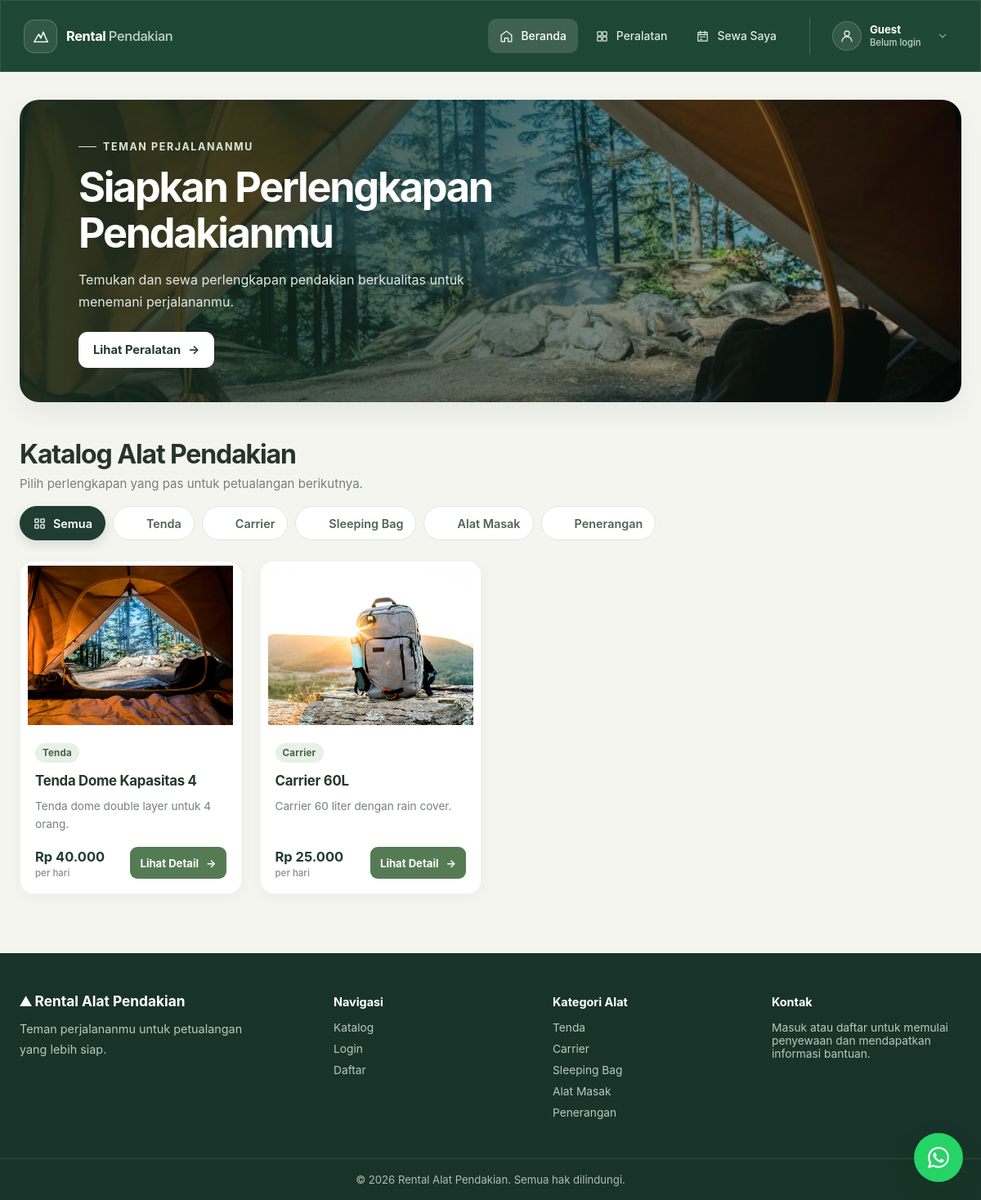
The page / on the database its author committed.
### tables this page shows
CREATE TABLE categories (
  id    INT AUTO_INCREMENT PRIMARY KEY,
  nama  VARCHAR(50) NOT NULL,
  slug  VARCHAR(60) NOT NULL UNIQUE
);

CREATE TABLE products (
  id              INT AUTO_INCREMENT PRIMARY KEY,
  category_id     INT NOT NULL,
  nama            VARCHAR(150) NOT NULL,
  deskripsi       TEXT,
  harga_per_hari  INT NOT NULL,
  deposit         INT NOT NULL DEFAULT 0,          
  gambar          VARCHAR(255),
  is_active       TINYINT(1) NOT NULL DEFAULT 1,
  created_at      TIMESTAMP DEFAULT CURRENT_TIMESTAMP,
  FOREIGN KEY (category_id) REFERENCES categories(id)
);

### includes/functions.php (called while the page is built, shortened)
<?php
function e($s){ return htmlspecialchars((string)$s, ENT_QUOTES, 'UTF-8'); }
function rp($n){ return 'Rp ' . number_format($n, 0, ',', '.'); }

### index.php (the view, shortened to what this page needs)
<?php include 'includes/header.php';
require_once __DIR__ . '/includes/product_images.php';
$cats = $pdo->query("SELECT * FROM categories")->fetchAll();
$slug = $_GET['kategori'] ?? '';
$sql = "SELECT p.*, c.nama AS kategori, c.slug AS kategori_slug FROM products p JOIN categories c ON c.id=p.category_id WHERE p.is_active=1";
$args = [];
$st = $pdo->prepare($sql); $st->execute($args); $produk = $st->fetchAll();
$galleryProducts = $produk;
$galleryImages = product_gallery_images_for_products($pdo, $galleryProducts);
$categoryIcons = [
  'tenda' => '<svg viewBox="0 0 24 24" fill="none" stroke="currentColor" stroke-width="1.7" stroke-linecap="round" stroke-linejoin="round"><path d="m3 20 9-16 9 16H3Z"/><path d="m12 4 3 16M12 13l-3 7"/></svg>',
  'carrier' => '<svg viewBox="0 0 24 24" fill="none" stroke="currentColor" stroke-width="1.7" stroke-linecap="round" stroke-linejoin="round"><path d="M8 5a4 4 0 0 1 8 0"/><path d="M6 7h12l2 13H4L6 7Z"/><path d="M8 11h8v5H8zM6 9l-2 2m14-2 2 2"/></svg>',
  'sleeping-bag' => '<svg viewBox="0 0 24 24" fill="none" stroke="currentColor" stroke-width="1.7" stroke-linecap="round" stroke-linejoin="round"><path d="M3 18h18M5 18v-5a3 3 0 0 1 3-3h8a3 3 0 0 1 3 3v5"/><path d="M7 10V7a2 2 0 0 1 2-2h6a2 2 0 0 1 2 2v3"/></svg>',
  'alat-masak' => '<svg viewBox="0 0 24 24" fill="none" stroke="currentColor" stroke-width="1.7" stroke-linecap="round" stroke-linejoin="round"><path d="M4 10h16l-2 10H6L4 10Z"/><path d="M3 7h18M8 4v3m8-3v3M8 14h8"/></svg>',
  'penerangan' => '<svg viewBox="0 0 24 24" fill="none" stroke="currentColor" stroke-width="1.7" stroke-linecap="round" stroke-linejoin="round"><path d="m14 3 7 7-10 10-7-7L14 3Z"/><path d="m11 6 7 7M3 21l3-3M6 10l8 8"/></svg>',
];
?>
<section class="catalog-hero">
  <div class="hero-copy">
    <span class="hero-eyebrow">Teman perjalananmu</span>
    <h1>Siapkan Perlengkapan Pendakianmu</h1>
    <p>Temukan dan sewa perlengkapan pendakian berkualitas untuk menemani perjalananmu.</p>
    <a class="btn btn-light" href="#produk">Lihat Peralatan <span aria-hidden="true">→</span></a>
  </div>
</section>
<section id="produk" aria-labelledby="catalog-title">
  <div class="catalog-heading">
    <div>
      <h2 id="catalog-title">Katalog Alat Pendakian</h2>
      <p>Pilih perlengkapan yang pas untuk petualangan berikutnya.</p>
    </div>
  </div>
  <div class="category-list" aria-label="Filter kategori">
    <a class="chip <?= !$slug ? 'on' : '' ?>" href="index.php">
      <span class="category-icon" aria-hidden="true"></span>
      Semua
    </a>
    <?php foreach ($cats as $c): ?>
      <a class="chip <?= $slug === $c['slug'] ? 'on' : '' ?>" href="?kategori=<?= e($c['slug']) ?>">
        <span class="category-icon" aria-hidden="true"><?= $categoryIcons[$c['slug']] ?? '' ?></span>
        <?= e($c['nama']) ?>
      </a>
    <?php endforeach; ?>
  </div>
  <?php if ($produk): ?>
    <div class="grid">
      <?php foreach ($produk as $p):
        $deskripsi = trim((string)($p['deskripsi'] ?? ''));
      ?>
        <article class="card">
          <div class="card-image">
            <?php product_gallery_render($galleryImages[(int)$p['id']] ?? [], $p['nama']); ?>
          </div>
          <div class="card-content">
            <span class="category-badge"><?= e($p['kategori']) ?></span>
            <h3><?= e($p['nama']) ?></h3>
            <p class="card-description"><?= e($deskripsi) ?></p>
            <div class="card-bottom">
              <div class="price"><?= rp($p['harga_per_hari']) ?><small>per hari</small></div>
              <a class="btn" href="produk.php?id=<?= (int)$p['id'] ?>">Lihat Detail <span aria-hidden="true">→</span></a>
            </div>
          </div>
        </article>
      <?php endforeach; ?>
    </div>
  <?php endif; ?>
</section>
<?php include 'includes/footer.php'; ?>

### includes/header.php (shortened to what this page needs)
<?php require_once __DIR__ . '/functions.php'; ?>
<!DOCTYPE html><html lang="id"><head><meta charset="UTF-8">
<title>Rental Alat Pendakian</title><link rel="stylesheet" href="assets/css/style.css?v=gallery-20261109"></head><body>
<?php
$userLoggedIn = !empty($_SESSION['user_id']) && ($_SESSION['user_role'] ?? '') === 'user';
$currentPage = basename($_SERVER['PHP_SELF'] ?? '');
?>
<header class="user-navbar">
  <div class="user-navbar-container">
    <a class="user-navbar-brand" href="index.php" aria-label="Rental Pendakian, Beranda">
      <span class="user-navbar-brand-mark" aria-hidden="true">
        <svg viewBox="0 0 24 24" fill="none" stroke="currentColor" stroke-width="1.7" stroke-linecap="round" stroke-linejoin="round"><path d="m3 20 6-10 3 5 3-8 6 13H3Z"/><path d="m9 10 2 2m4-5 2 3"/></svg>
      </span>
      <span>Rental <span class="user-navbar-brand-sub">Pendakian</span></span>
    </a>
    <nav class="user-navbar-menu" id="user-navbar-menu" aria-label="Navigasi utama">
      <div class="user-navbar-links">
        <a class="user-navbar-link<?= $currentPage === 'index.php' ? ' is-active' : '' ?>" href="index.php"<?= $currentPage === 'index.php' ? ' aria-current="page"' : '' ?>>
          <svg viewBox="0 0 24 24" fill="none" stroke="currentColor" stroke-width="1.7" stroke-linecap="round" stroke-linejoin="round" aria-hidden="true"><path d="m3 10 9-7 9 7v10a1 1 0 0 1-1 1h-5v-6H9v6H4a1 1 0 0 1-1-1z"/></svg><span>Beranda</span>
        </a>
        <a class="user-navbar-link<?= $currentPage === 'produk.php' ? ' is-active' : '' ?>" href="index.php#produk"<?= $currentPage === 'produk.php' ? ' aria-current="page"' : '' ?>>
          <span>Peralatan</span>
        </a>
        <a class="user-navbar-link<?= $currentPage === 'riwayat.php' ? ' is-active' : '' ?>" href="riwayat.php"<?= $currentPage === 'riwayat.php' ? ' aria-current="page"' : '' ?>>
          <svg viewBox="0 0 24 24" fill="none" stroke="currentColor" stroke-width="1.7" stroke-linecap="round" stroke-linejoin="round" aria-hidden="true"><path d="M4 5h16v15H4zM8 3v4m8-4v4M4 9h16"/><path d="M8 13h3m2 0h3m-8 4h3"/></svg><span>Sewa Saya</span>
        </a>
      </div>
      <div class="user-navbar-account">
        <div class="user-navbar-profile<?= $userLoggedIn ? ' is-authenticated' : ' is-guest' ?>">
          <button class="user-navbar-profile-trigger" type="button" aria-expanded="false" aria-haspopup="true" aria-controls="user-profile-menu">
            <span class="user-navbar-avatar" aria-hidden="true"><svg viewBox="0 0 24 24" fill="none" stroke="currentColor" stroke-width="1.7" stroke-linecap="round" stroke-linejoin="round"><circle cx="12" cy="8" r="4"/><path d="M4 21a8 8 0 0 1 16 0"/></svg></span>
            <span class="user-navbar-profile-label">
              <span class="user-navbar-username"><?= $userLoggedIn ? e($_SESSION['user_username']) : 'Guest' ?></span>
              <span class="user-navbar-profile-status"><?= $userLoggedIn ? 'Akun aktif' : 'Belum login' ?></span>
            </span>
            <svg class="user-navbar-profile-chevron" viewBox="0 0 24 24" fill="none" stroke="currentColor" stroke-width="1.8" stroke-linecap="round" stroke-linejoin="round" aria-hidden="true"><path d="m6 9 6 6 6-6"/></svg>
          </button>
        </div>
      </div>
    </nav>
  </div>
</header>
<main>

### includes/product_images.php (shortened to what this page needs)
<?php
function product_gallery_render(array $images, $productName, $detail = false){
  $firstColor = trim((string)($images[0]['warna'] ?? ''));
  $imageAlt = $productName . ($firstColor !== '' ? ' - ' . $firstColor : '');
  ?>
  <div class="product-gallery<?= $detail ? ' product-gallery--detail' : ' product-gallery--card' ?>" data-product-gallery>
    <img class="product-gallery-image" src="<?= e($images[0]['src']) ?>" alt="<?= e($imageAlt) ?>" loading="lazy" data-gallery-image>
  </div>
  <?php
}

### includes/footer.php (shortened to what this page needs)
</main>
<footer>
  <div class="footer-inner">
    <div class="footer-about">
      <div class="footer-brand">⛰ Rental Alat Pendakian</div>
      <p>Teman perjalananmu untuk petualangan yang lebih siap.</p>
    </div>
    <div class="footer-col">
      <h3>Navigasi</h3>
      <a href="index.php">Katalog</a>
      <a href="login.php">Login</a>
      <a href="register.php">Daftar</a>
    </div>
    <div class="footer-col">
      <h3>Kategori Alat</h3>
      <a href="index.php?kategori=tenda">Tenda</a>
      <a href="index.php?kategori=carrier">Carrier</a>
      <a href="index.php?kategori=sleeping-bag">Sleeping Bag</a>
      <a href="index.php?kategori=alat-masak">Alat Masak</a>
      <a href="index.php?kategori=penerangan">Penerangan</a>
    </div>
    <div class="footer-col">
      <h3>Kontak</h3>
      <p>Masuk atau daftar untuk memulai penyewaan dan mendapatkan informasi bantuan.</p>
    </div>
  </div>
  <div class="footer-bottom">© <?= date('Y') ?> Rental Alat Pendakian. Semua hak dilindungi.</div>
</footer>
<?php include __DIR__ . '/whatsapp.php'; ?>
</body></html>

### includes/whatsapp.php (shortened to what this page needs)
<div class="whatsapp-widget" data-whatsapp-widget>
  <button class="whatsapp-fab" type="button" aria-label="Buka kontak WhatsApp admin" aria-expanded="false" aria-controls="whatsapp-admin-popup">
  </button>
</div>

### rows shown on the page
categories: nama "Tenda"
categories: nama "Carrier"
categories: nama "Sleeping Bag"
categories: nama "Alat Masak"
categories: nama "Penerangan"
products: shows a picture, category.nama "Tenda", nama "Tenda Dome Kapasitas 4", deskripsi "Tenda dome double layer untuk 4 orang.", harga_per_hari "Rp 40.000"
products: shows a picture, category.nama "Carrier", nama "Carrier 60L", deskripsi "Carrier 60 liter dengan rain cover.", harga_per_hari "Rp 25.000"
